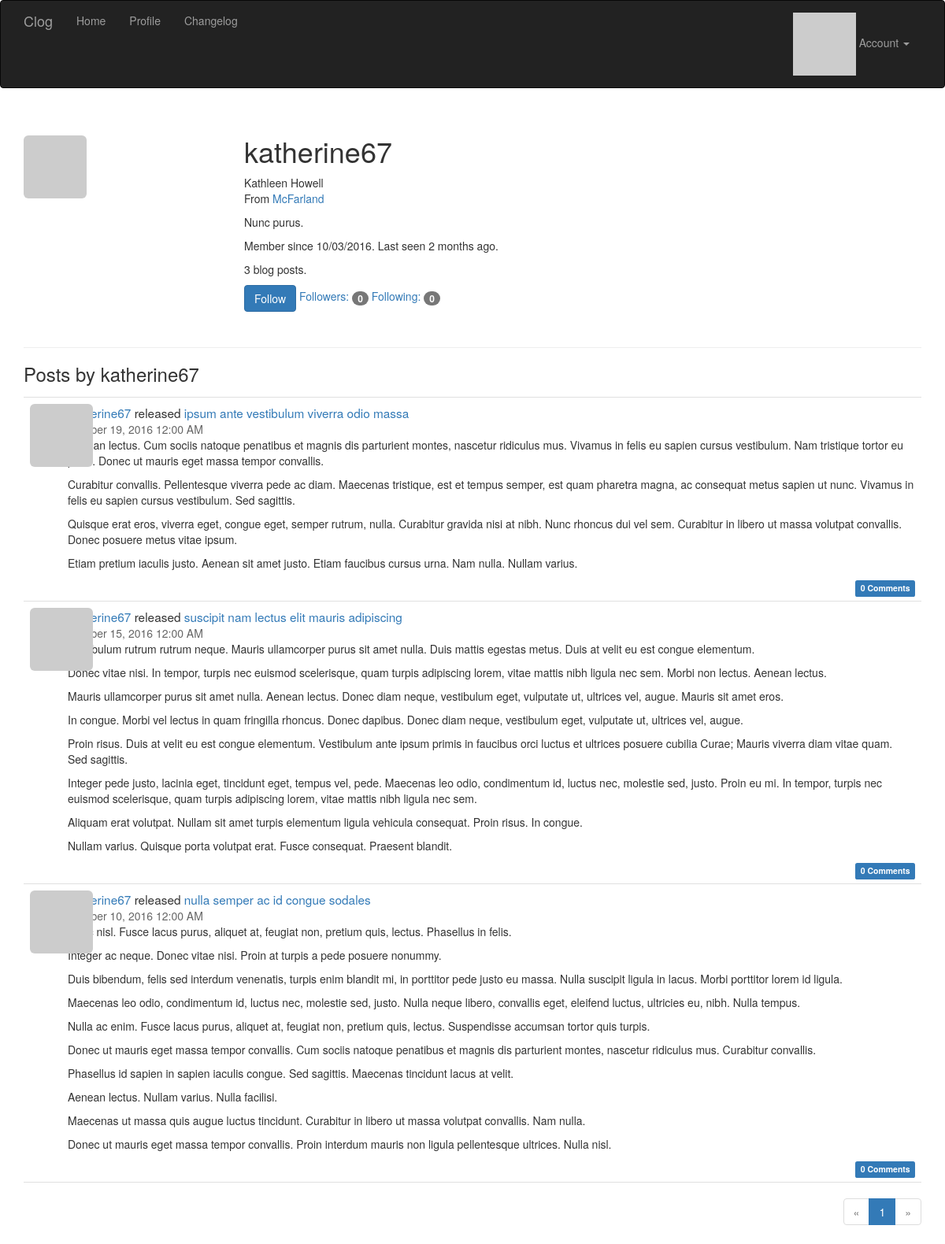
Screenshot of /user/katherine67 (signed in) with the database file from the repository.
### app/models.py (models this page shows, shortened)
class User(UserMixin, db.Model):
    __tablename__ = 'users'
    id = db.Column(db.Integer, primary_key=True)
    username = db.Column(db.String(64), unique=True, index=True)
    email = db.Column(db.String(64), unique=True, index=True)
    role_id = db.Column(db.Integer, db.ForeignKey('roles.id'))
    password_hash = db.Column(db.String(128))
    confirmed = db.Column(db.Boolean, default=False)
    avatar_hash = db.Column(db.String(32))
    name = db.Column(db.String(64))
    location = db.Column(db.String(64))
    about_me = db.Column(db.Text)
    member_since = db.Column(db.DateTime(), default=datetime.utcnow)
    last_seen = db.Column(db.DateTime(), default=datetime.utcnow)
    posts = db.relationship('Post', backref='author', lazy='dynamic')
    followed = db.relationship('Follow',
                               foreign_keys=[Follow.follower_id],
                               backref=db.backref('follower', lazy='joined'),
                               lazy='dynamic',
                               cascade='all, delete-orphan')
    followers = db.relationship('Follow',
                                foreign_keys=[Follow.followed_id],
                                backref=db.backref('followed', lazy='joined'),
                                lazy='dynamic',
                                cascade='all, delete-orphan')
    comments = db.relationship('Comment', backref='author', lazy='dynamic')
    def can(self, permissions):
        return self.role is not None and (self.role.permissions & permissions) == permissions
    def is_administrator(self):
        return self.can(Permission.ADMINISTER)
    @property
    def password(self):
        raise AttributeError('password is not a readable attribute')
    def gravatar(self, size=100, default='identicon', rating='g'):
        if request.is_secure:
            url = 'https://secure.gravatar.com/avatar'
        else:
            url = 'https://www.gravatar.com/avatar'
        hash = self.avatar_hash or hashlib.md5(
            self.email.encode('utf-8')).hexdigest()
        return '{url}/{hash}?s={size}&d={default}&r={rating}'.format(
            url=url, hash=hash, size=size, default=default, rating=rating)
    def ping(self):
        self.last_seen = datetime.utcnow()
        db.session.add(self)
    def is_following(self, user):
        return self.followed.filter_by(
            followed_id=user.id).first() is not None

class Post(db.Model):
    __tablename__ = 'posts'
    id = db.Column(db.Integer, primary_key=True)
    title = db.Column(db.Text)
    body = db.Column(db.Text)
    timestamp = db.Column(db.DateTime, index=True, default=datetime.utcnow)
    author_id = db.Column(db.Integer, db.ForeignKey('users.id'))
    body_html = db.Column(db.Text)
    comments = db.relationship('Comment', backref='post', lazy='dynamic')

### app/main/views.py (the view)
@main.route('/user/<username>')
def user(username):
    user = User.query.filter_by(username=username).first()
    if user is None:
        abort(404)
    page = request.args.get('page', 1, type=int)
    pagination = user.posts.order_by(Post.timestamp.desc()).paginate(
        page, per_page=current_app.config['FLASKY_POSTS_PER_PAGE'],
        error_out=False)
    posts = pagination.items
    return render_template('user.html', user=user, posts=posts,
                           pagination=pagination)

### app/auth/views.py (called while the page is built)
@auth.before_app_request
def before_request():
    if current_user.is_authenticated:
        current_user.ping()
        if not current_user.confirmed \
                and request.endpoint[:5] != 'auth.' \
                and request.endpoint != 'static':
            return redirect(url_for('auth.unconfirmed'))

### app/main/__init__.py (called while the page is built)
@main.app_context_processor
def inject_permissions():
    return dict(Permission=Permission)

### app/models.py (called while the page is built)
@login_manager.user_loader
def load_user(user_id):
    return User.query.get(int(user_id))

### app/templates/user.html (shortened to what this page needs)
{% extends "base.html" %}
{% import "_macros.html" as macros %}
{% block page_content %}
<div class="page-header">
    <img class="img-rounded profile-thumbnail" src="{{ user.gravatar(size=256) }}">
    <div class="profile-header">
        <h1>{{ user.username }}</h1>
        {% if user.name or user.location %}
        <p>
            {% if user.name %}{{ user.name }}<br>{% endif %}
            {% if user.location %}
                From <a href="http://maps.google.com/?q={{ user.location }}">{{ user.location }}</a><br>
            {% endif %}
        </p>
        {% endif %}
        {% if user.about_me %}<p>{{ user.about_me }}</p>{% endif %}
        <p>Member since {{ moment(user.member_since).format('L') }}. Last seen {{ moment(user.last_seen).fromNow() }}.</p>
        <p>{{ user.posts.count() }} blog posts.</p>
        <p>
            {% if current_user.can(Permission.FOLLOW) and user != current_user %}
                {% if not current_user.is_following(user) %}
                <a href="{{ url_for('.follow', username=user.username) }}" class="btn btn-primary">Follow</a>
                {% else %}
                <a href="{{ url_for('.unfollow', username=user.username) }}" class="btn btn-default">Unfollow</a>
                {% endif %}
            {% endif %}
            <a href="{{ url_for('.followers', username=user.username) }}">Followers: <span class="badge">{{ user.followers.count() - 1 }}</span></a>
            <a href="{{ url_for('.followed_by', username=user.username) }}">Following: <span class="badge">{{ user.followed.count() - 1 }}</span></a>
        </p>
    </div>
</div>
<h3>Posts by {{ user.username }}</h3>
{% include '_posts.html' %}
{% if pagination %}
<div class="pagination">
    {{ macros.pagination_widget(pagination, '.user', username=user.username) }}
</div>
{% endif %}
{% endblock %}

### app/templates/_posts.html (shortened to what this page needs)
<ul class="posts">
    {% for post in posts %}
    <li class="post">
        <div class="post-thumbnail">
            <a href="{{ url_for('.user', username=post.author.username) }}">
                <img class="img-rounded profile-thumbnail" src="{{ post.author.gravatar(size=40) }}">
            </a>
        </div>
        <div class="post-content">
            <div class="post-author">
                <a href="{{ url_for('.user', username=post.author.username) }}">{{ post.author.username }}</a>
                released
                <a href="{{ url_for('.post', id=post.id) }}">{{ post.title }}</a>
            </div>
            <div class="post-date">{{ moment(post.timestamp).format('LLL') }}</div>
            <div class="post-body">
                {% if post.body_html %}
                    {{ post.body_html | safe }}
                {% else %}
                    {{ post.body }}
                {% endif %}
            </div>
            <div class="post-footer">
                <a href="{{ url_for('.post', id=post.id) }}#comments">
                    <span class="label label-primary">{{ post.comments.count() }} Comments</span>
                </a>
            </div>
        </div>
    </li>
    {% endfor %}
</ul>

### app/static/styles.css (style rules this page uses)
.profile-thumbnail { position: absolute; }
.profile-header { min-height: 260px; margin-left: 280px; }
ul.posts { list-style-type: none; padding: 0px; margin: 16px 0px 0px 0px; border-top: 1px solid #e0e0e0; }
ul.posts li.post { padding: 8px; border-bottom: 1px solid #e0e0e0; }
div.post-date { color: #666666; }
div.post-author { font-size: 110%; }
div.post-body { max-height: 300px; overflow-y: auto; }
div.post-thumbnail { position: absolute; }
div.post-content { margin-left: 48px; min-height: 48px; }
div.post-footer { text-align: right; }
div.pagination { width: 100%; text-align: right; padding: 0px; margin: 0px; }

### rows the page displays
User: username "katherine67", name "Kathleen Howell", location "McFarland", about_me "Nunc purus.", member_since "10/03/2016", last_seen "2 months ago"
Post: author.username "katherine67", title "ipsum ante vestibulum viverra odio massa", timestamp "October 19, 2016 12:00 AM", body_html "Aenean lectus. Cum sociis natoque penatibus et magnis dis parturient montes, nascetur ridiculus mus. Vivamus in felis eu sapien cursus vestibulum. Nam tristique tortor eu pede. Donec ut mauris eget massa tempor convallis. Curabitur convallis. Pellentesque viverra pede ac diam. Maecenas tristique, est et tempus semper, est quam pharetra magna, ac consequat metus sapien ut nunc. Vivamus in felis eu sapien cursus vestibulum. Sed sagittis. Quisque erat eros, viverra eget, congue eget, semper rutrum, nulla. Curabitur gravida nisi at nibh. Nunc rhoncus dui vel sem. Curabitur in libero ut massa volutpat convallis. Donec posuere metus vitae ipsum. Etiam pretium iaculis justo. Aenean sit amet justo.…", comments.count "0"
Post: author.username "katherine67", title "suscipit nam lectus elit mauris adipiscing", timestamp "October 15, 2016 12:00 AM", body_html "Vestibulum rutrum rutrum neque. Mauris ullamcorper purus sit amet nulla. Duis mattis egestas metus. Duis at velit eu est congue elementum. Donec vitae nisi. In tempor, turpis nec euismod scelerisque, quam turpis adipiscing lorem, vitae mattis nibh ligula nec sem. Morbi non lectus. Aenean lectus. Mauris ullamcorper purus sit amet nulla. Aenean lectus. Donec diam neque, vestibulum eget, vulputate ut, ultrices vel, augue. Mauris sit amet eros. In congue. Morbi vel lectus in quam fringilla rhoncus. Donec dapibus. Donec diam neque, vestibulum eget, vulputate ut, ultrices vel, augue. Proin risus. Duis at velit eu est congue elementum. Vestibulum ante ipsum primis in faucibus orci luctus et…", comments.count "0"
Post: author.username "katherine67", title "nulla semper ac id congue sodales", timestamp "October 10, 2016 12:00 AM", body_html "Nunc nisl. Fusce lacus purus, aliquet at, feugiat non, pretium quis, lectus. Phasellus in felis. Integer ac neque. Donec vitae nisi. Proin at turpis a pede posuere nonummy. Duis bibendum, felis sed interdum venenatis, turpis enim blandit mi, in porttitor pede justo eu massa. Nulla suscipit ligula in lacus. Morbi porttitor lorem id ligula. Maecenas leo odio, condimentum id, luctus nec, molestie sed, justo. Nulla neque libero, convallis eget, eleifend luctus, ultricies eu, nibh. Nulla tempus. Nulla ac enim. Fusce lacus purus, aliquet at, feugiat non, pretium quis, lectus. Suspendisse accumsan tortor quis turpis. Donec ut mauris eget massa tempor convallis. Cum sociis natoque penatibus et…", comments.count "0"

### other values shown
{{ user.posts.count() }} "3"
{{ user.followers.count() - 1 }} "0"
{{ user.followed.count() - 1 }} "0"
{{ p }} "1"
